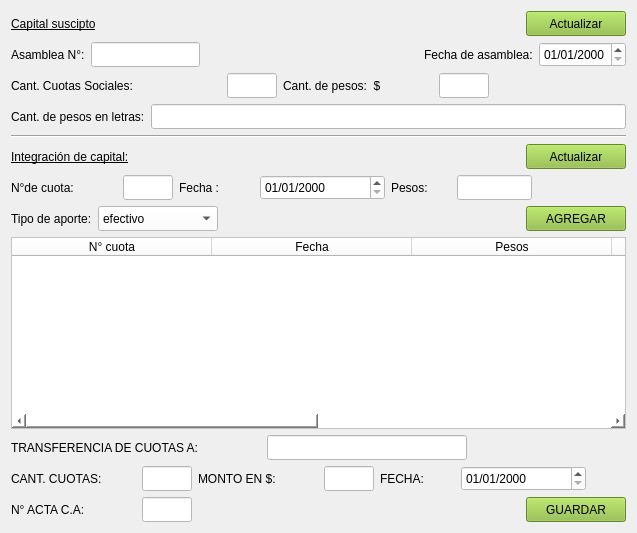
     <widget class="QWidget" name="tab_3">
      <attribute name="title">
       <string>Capital</string>
      </attribute>
      <layout class="QGridLayout" name="gridLayout_3">
       <item row="0" column="0">
        <layout class="QHBoxLayout" name="horizontalLayout_27">
         <item>
          <widget class="QLabel" name="label_33">
           <property name="styleSheet">
            <string notr="true">font: 12pt &quot;Courier 10 Pitch&quot;;
text-decoration: underline;</string>
           </property>
           <property name="text">
            <string>Capital suscipto</string>
           </property>
          </widget>
         </item>
         <item>
          <spacer name="horizontalSpacer_23">
           <property name="orientation">
            <enum>Qt::Horizontal</enum>
           </property>
           <property name="sizeHint" stdset="0">
            <size>
             <width>40</width>
             <height>20</height>
            </size>
           </property>
          </spacer>
         </item>
         <item>
          <widget class="QPushButton" name="boton_actualizar_cap_suscripto">
           <property name="minimumSize">
            <size>
             <width>100</width>
             <height>25</height>
            </size>
           </property>
           <property name="maximumSize">
            <size>
             <width>100</width>
             <height>25</height>
            </size>
           </property>
           <property name="styleSheet">
            <string notr="true">background-color: rgb(140, 189, 58);

color: rgb(0, 0, 0);</string>
           </property>
           <property name="text">
            <string>Actualizar</string>
           </property>
          </widget>
         </item>
        </layout>
       </item>
       <item row="1" column="0">
        <layout class="QHBoxLayout" name="horizontalLayout_16">
         <item>
          <widget class="QLabel" name="label_34">
           <property name="text">
            <string>Asamblea N°:</string>
           </property>
          </widget>
         </item>
         <item>
          <widget class="QLineEdit" name="lne_asamble_cap_sus">
           <property name="minimumSize">
            <size>
             <width>0</width>
             <height>25</height>
            </size>
           </property>
           <property name="maximumSize">
            <size>
             <width>16777215</width>
             <height>25</height>
            </size>
           </property>
           <property name="styleSheet">
            <string notr="true">background-color: rgb(255, 255, 255);</string>
           </property>
          </widget>
         </item>
         <item>
          <spacer name="horizontalSpacer_11">
           <property name="orientation">
            <enum>Qt::Horizontal</enum>
           </property>
           <property name="sizeHint" stdset="0">
            <size>
             <width>40</width>
             <height>20</height>
            </size>
           </property>
          </spacer>
         </item>
         <item>
          <spacer name="horizontalSpacer_8">
           <property name="orientation">
            <enum>Qt::Horizontal</enum>
           </property>
           <property name="sizeHint" stdset="0">
            <size>
             <width>40</width>
             <height>20</height>
            </size>
           </property>
          </spacer>
         </item>
         <item>
          <widget class="QLabel" name="label_35">
           <property name="text">
            <string>Fecha de asamblea:</string>
           </property>
          </widget>
         </item>
         <item>
          <widget class="QDateEdit" name="dte_fec_asamblea_cap_sus">
           <property name="minimumSize">
            <size>
             <width>0</width>
             <height>25</height>
            </size>
           </property>
           <property name="maximumSize">
            <size>
             <width>16777215</width>
             <height>25</height>
            </size>
           </property>
           <property name="styleSheet">
            <string notr="true">background-color: rgb(255, 255, 255);</string>
           </property>
           <property name="displayFormat">
            <string>dd/MM/yyyy</string>
           </property>
          </widget>
         </item>
        </layout>
       </item>
       <item row="2" column="0">
        <layout class="QHBoxLayout" name="horizontalLayout_17">
         <item>
          <widget class="QLabel" name="label_36">
           <property name="minimumSize">
            <size>
             <width>210</width>
             <height>25</height>
            </size>
           </property>
           <property name="maximumSize">
            <size>
             <width>210</width>
             <height>25</height>
            </size>
           </property>
           <property name="text">
            <string>Cant. Cuotas Sociales:</string>
           </property>
          </widget>
         </item>
         <item>
          <widget class="QLineEdit" name="lne_cant_cta_soc_cap_sus">
           <property name="minimumSize">
            <size>
             <width>50</width>
             <height>25</height>
            </size>
           </property>
           <property name="maximumSize">
            <size>
             <width>50</width>
             <height>25</height>
            </size>
           </property>
           <property name="styleSheet">
            <string notr="true">background-color: rgb(255, 255, 255);</string>
           </property>
           <property name="text">
            <string/>
           </property>
          </widget>
         </item>
         <item>
          <widget class="QLabel" name="label_37">
           <property name="minimumSize">
            <size>
             <width>150</width>
             <height>25</height>
            </size>
           </property>
           <property name="maximumSize">
            <size>
             <width>150</width>
             <height>25</height>
            </size>
           </property>
           <property name="text">
            <string>Cant. de pesos:  $</string>
           </property>
          </widget>
         </item>
         <item>
          <widget class="QLineEdit" name="lne_pesos_cap_sus">
           <property name="minimumSize">
            <size>
             <width>50</width>
             <height>25</height>
            </size>
           </property>
           <property name="maximumSize">
            <size>
             <width>50</width>
             <height>25</height>
            </size>
           </property>
           <property name="styleSheet">
            <string notr="true">background-color: rgb(255, 255, 255);</string>
           </property>
           <property name="text">
            <string/>
           </property>
          </widget>
         </item>
         <item>
          <spacer name="horizontalSpacer_26">
           <property name="orientation">
            <enum>Qt::Horizontal</enum>
           </property>
           <property name="sizeHint" stdset="0">
            <size>
             <width>40</width>
             <height>20</height>
            </size>
           </property>
          </spacer>
         </item>
        </layout>
       </item>
       <item row="3" column="0">
        <layout class="QHBoxLayout" name="horizontalLayout_18">
         <item>
          <widget class="QLabel" name="label_38">
           <property name="text">
            <string>Cant. de pesos en letras:</string>
           </property>
          </widget>
         </item>
         <item>
          <widget class="QLineEdit" name="lne_pesos_letras_cap_sus">
           <property name="minimumSize">
            <size>
             <width>0</width>
             <height>25</height>
            </size>
           </property>
           <property name="maximumSize">
            <size>
             <width>16777215</width>
             <height>25</height>
            </size>
           </property>
           <property name="styleSheet">
            <string notr="true">background-color: rgb(255, 255, 255);</string>
           </property>
           <property name="text">
            <string/>
           </property>
          </widget>
         </item>
        </layout>
       </item>
       <item row="4" column="0">
        <widget class="Line" name="line_4">
         <property name="orientation">
          <enum>Qt::Horizontal</enum>
         </property>
        </widget>
       </item>
       <item row="5" column="0">
        <layout class="QHBoxLayout" name="horizontalLayout_28">
         <item>
          <widget class="QLabel" name="label_39">
           <property name="styleSheet">
            <string notr="true">font: 12pt &quot;Courier 10 Pitch&quot;;
text-decoration: underline;</string>
           </property>
           <property name="text">
            <string>Integración de capital:</string>
           </property>
          </widget>
         </item>
         <item>
          <spacer name="horizontalSpacer_22">
           <property name="orientation">
            <enum>Qt::Horizontal</enum>
           </property>
           <property name="sizeHint" stdset="0">
            <size>
             <width>40</width>
             <height>20</height>
            </size>
           </property>
          </spacer>
         </item>
         <item>
          <widget class="QPushButton" name="boton_act_cap_integracion">
           <property name="minimumSize">
            <size>
             <width>100</width>
             <height>25</height>
            </size>
           </property>
           <property name="maximumSize">
            <size>
             <width>100</width>
             <height>25</height>
            </size>
           </property>
           <property name="styleSheet">
            <string notr="true">background-color: rgb(140, 189, 58);
color: rgb(0, 0, 0);</string>
           </property>
           <property name="text">
            <string>Actualizar</string>
           </property>
          </widget>
         </item>
        </layout>
       </item>
       <item row="6" column="0">
        <layout class="QHBoxLayout" name="horizontalLayout_19">
         <item>
          <widget class="QLabel" name="label_40">
           <property name="minimumSize">
            <size>
             <width>106</width>
             <height>25</height>
            </size>
           </property>
           <property name="maximumSize">
            <size>
             <width>106</width>
             <height>25</height>
            </size>
           </property>
           <property name="text">
            <string>N°de cuota:</string>
           </property>
          </widget>
         </item>
         <item>
          <widget class="QLineEdit" name="lne_nro_cuota">
           <property name="minimumSize">
            <size>
             <width>50</width>
             <height>25</height>
            </size>
           </property>
           <property name="maximumSize">
            <size>
             <width>50</width>
             <height>25</height>
            </size>
           </property>
           <property name="styleSheet">
            <string notr="true">background-color: rgb(255, 255, 255);</string>
           </property>
          </widget>
         </item>
         <item>
          <widget class="QLabel" name="label_41">
           <property name="minimumSize">
            <size>
             <width>75</width>
             <height>25</height>
            </size>
           </property>
           <property name="maximumSize">
            <size>
             <width>75</width>
             <height>25</height>
            </size>
           </property>
           <property name="text">
            <string>Fecha :</string>
           </property>
          </widget>
         </item>
         <item>
          <widget class="QDateEdit" name="dte_fec_cuota">
           <property name="minimumSize">
            <size>
             <width>125</width>
             <height>25</height>
            </size>
           </property>
           <property name="maximumSize">
            <size>
             <width>125</width>
             <height>25</height>
            </size>
           </property>
           <property name="styleSheet">
            <string notr="true">background-color: rgb(255, 255, 255);</string>
           </property>
           <property name="displayFormat">
            <string>dd/MM/yyyy</string>
           </property>
          </widget>
         </item>
         <item>
          <widget class="QLabel" name="label_42">
           <property name="minimumSize">
            <size>
             <width>60</width>
             <height>25</height>
            </size>
           </property>
           <property name="maximumSize">
            <size>
             <width>60</width>
             <height>25</height>
            </size>
           </property>
           <property name="text">
            <string>Pesos:</string>
           </property>
          </widget>
         </item>
         <item>
          <widget class="QLineEdit" name="lne_importe_cta">
           <property name="minimumSize">
            <size>
             <width>75</width>
             <height>25</height>
            </size>
           </property>
           <property name="maximumSize">
            <size>
             <width>75</width>
             <height>25</height>
            </size>
           </property>
           <property name="styleSheet">
            <string notr="true">background-color: rgb(255, 255, 255);</string>
           </property>
           <property name="text">
            <string/>
           </property>
          </widget>
         </item>
         <item>
          <spacer name="horizontalSpacer_25">
           <property name="orientation">
            <enum>Qt::Horizontal</enum>
           </property>
           <property name="sizeHint" stdset="0">
            <size>
             <width>40</width>
             <height>20</height>
            </size>
           </property>
          </spacer>
         </item>
        </layout>
       </item>
       <item row="7" column="0">
        <layout class="QHBoxLayout" name="horizontalLayout_20">
         <item>
          <widget class="QLabel" name="label_43">
           <property name="text">
            <string>Tipo de aporte:</string>
           </property>
          </widget>
         </item>
         <item>
          <widget class="QComboBox" name="cbx_aporte_tipo">
           <property name="minimumSize">
            <size>
             <width>120</width>
             <height>25</height>
            </size>
           </property>
           <property name="maximumSize">
            <size>
             <width>150</width>
             <height>25</height>
            </size>
           </property>
           <property name="styleSheet">
            <string notr="true">background-color: rgb(255, 255, 255);</string>
           </property>
           <item>
            <property name="text">
             <string>efectivo</string>
            </property>
           </item>
           <item>
            <property name="text">
             <string>especie</string>
            </property>
           </item>
          </widget>
         </item>
         <item>
          <spacer name="horizontalSpacer_12">
           <property name="orientation">
            <enum>Qt::Horizontal</enum>
           </property>
           <property name="sizeHint" stdset="0">
            <size>
             <width>40</width>
             <height>20</height>
            </size>
           </property>
          </spacer>
         </item>
         <item>
          <widget class="QPushButton" name="boton_agregar">
           <property name="minimumSize">
            <size>
             <width>100</width>
             <height>25</height>
            </size>
           </property>
           <property name="maximumSize">
            <size>
             <width>100</width>
             <height>25</height>
            </size>
           </property>
           <property name="styleSheet">
            <string notr="true">color: rgb(0, 0, 0);
background-color: rgb(140, 189, 58);</string>
           </property>
           <property name="text">
            <string>AGREGAR</string>
           </property>
          </widget>
         </item>
        </layout>
       </item>
       <item row="8" column="0">
        <widget class="QTableWidget" name="tw_integracion_cap">
         <property name="styleSheet">
          <string notr="true">background-color: rgb(255, 255, 255);
font: 10pt &quot;Sans Serif&quot;;</string>
         </property>
         <attribute name="horizontalHeaderDefaultSectionSize">
          <number>200</number>
         </attribute>
         <attribute name="horizontalHeaderMinimumSectionSize">
          <number>200</number>
         </attribute>
         <attribute name="verticalHeaderDefaultSectionSize">
          <number>15</number>
         </attribute>
         <column>
          <property name="text">
           <string>N° cuota</string>
          </property>
          <property name="background">
           <color>
            <red>177</red>
            <green>215</green>
            <blue>154</blue>
           </color>
          </property>
         </column>
         <column>
          <property name="text">
           <string>Fecha</string>
          </property>
          <property name="background">
           <color>
            <red>177</red>
            <green>215</green>
            <blue>154</blue>
           </color>
          </property>
         </column>
         <column>
          <property name="text">
           <string>Pesos</string>
          </property>
          <property name="background">
           <color>
            <red>177</red>
            <green>215</green>
            <blue>154</blue>
           </color>
          </property>
         </column>
         <column>
          <property name="text">
           <string>Tipo de aporte</string>
          </property>
          <property name="background">
           <color>
            <red>177</red>
            <green>215</green>
            <blue>154</blue>
           </color>
          </property>
         </column>
         <column>
          <property name="text">
           <string>id</string>
          </property>
          <property name="background">
           <color>
            <red>177</red>
            <green>215</green>
            <blue>154</blue>
           </color>
          </property>
         </column>
         <column>
          <property name="text">
           <string>estado</string>
          </property>
          <property name="background">
           <color>
            <red>177</red>
            <green>215</green>
            <blue>154</blue>
           </color>
          </property>
         </column>
        </widget>
       </item>
       <item row="9" column="0">
        <layout class="QHBoxLayout" name="horizontalLayout_21">
         <item>
          <widget class="QLabel" name="label_44">
           <property name="minimumSize">
            <size>
             <width>250</width>
             <height>25</height>
            </size>
           </property>
           <property name="maximumSize">
            <size>
             <width>250</width>
             <height>25</height>
            </size>
           </property>
           <property name="text">
            <string>TRANSFERENCIA DE CUOTAS A:</string>
           </property>
          </widget>
         </item>
         <item>
          <widget class="QLineEdit" name="lne_transf_cuotas">
           <property name="minimumSize">
            <size>
             <width>200</width>
             <height>25</height>
            </size>
           </property>
           <property name="maximumSize">
            <size>
             <width>200</width>
             <height>25</height>
            </size>
           </property>
           <property name="styleSheet">
            <string notr="true">background-color: rgb(255, 255, 255);</string>
           </property>
           <property name="text">
            <string/>
           </property>
          </widget>
         </item>
         <item>
          <spacer name="horizontalSpacer_19">
           <property name="orientation">
            <enum>Qt::Horizontal</enum>
           </property>
           <property name="sizeHint" stdset="0">
            <size>
             <width>40</width>
             <height>20</height>
            </size>
           </property>
          </spacer>
         </item>
        </layout>
       </item>
       <item row="10" column="0">
        <layout class="QHBoxLayout" name="horizontalLayout_22">
         <item>
          <widget class="QLabel" name="label_45">
           <property name="minimumSize">
            <size>
             <width>125</width>
             <height>25</height>
            </size>
           </property>
           <property name="maximumSize">
            <size>
             <width>125</width>
             <height>25</height>
            </size>
           </property>
           <property name="text">
            <string>CANT. CUOTAS:</string>
           </property>
          </widget>
         </item>
         <item>
          <widget class="QLineEdit" name="lne_cant_ctas_transf">
           <property name="minimumSize">
            <size>
             <width>50</width>
             <height>25</height>
            </size>
           </property>
           <property name="maximumSize">
            <size>
             <width>50</width>
             <height>25</height>
            </size>
           </property>
           <property name="styleSheet">
            <string notr="true">background-color: rgb(255, 255, 255);</string>
           </property>
           <property name="text">
            <string/>
           </property>
          </widget>
         </item>
         <item>
          <widget class="QLabel" name="label_46">
           <property name="minimumSize">
            <size>
             <width>120</width>
             <height>25</height>
            </size>
           </property>
           <property name="maximumSize">
            <size>
             <width>120</width>
             <height>25</height>
            </size>
           </property>
           <property name="text">
            <string>MONTO EN $:</string>
           </property>
          </widget>
         </item>
         <item>
          <widget class="QLineEdit" name="lne_monto_transf">
           <property name="minimumSize">
            <size>
             <width>50</width>
             <height>25</height>
            </size>
           </property>
           <property name="maximumSize">
            <size>
             <width>50</width>
             <height>25</height>
            </size>
           </property>
           <property name="styleSheet">
            <string notr="true">background-color: rgb(255, 255, 255);</string>
           </property>
           <property name="text">
            <string/>
           </property>
          </widget>
         </item>
         <item>
          <widget class="QLabel" name="label_47">
           <property name="minimumSize">
            <size>
             <width>75</width>
             <height>25</height>
            </size>
           </property>
           <property name="maximumSize">
            <size>
             <width>75</width>
             <height>25</height>
            </size>
           </property>
           <property name="text">
            <string>FECHA:</string>
           </property>
          </widget>
         </item>
         <item>
          <widget class="QDateEdit" name="dte_fec_transf">
           <property name="minimumSize">
            <size>
             <width>125</width>
             <height>25</height>
            </size>
           </property>
           <property name="maximumSize">
            <size>
             <width>125</width>
             <height>25</height>
            </size>
           </property>
           <property name="styleSheet">
            <string notr="true">background-color: rgb(255, 255, 255);</string>
           </property>
           <property name="displayFormat">
            <string>dd/MM/yyyy</string>
           </property>
          </widget>
         </item>
         <item>
          <spacer name="horizontalSpacer_24">
           <property name="orientation">
            <enum>Qt::Horizontal</enum>
           </property>
           <property name="sizeHint" stdset="0">
            <size>
             <width>40</width>
             <height>20</height>
            </size>
           </property>
          </spacer>
         </item>
        </layout>
       </item>
       <item row="11" column="0">
        <layout class="QHBoxLayout" name="horizontalLayout_31">
         <item>
          <layout class="QHBoxLayout" name="horizontalLayout_23">
           <item>
            <widget class="QLabel" name="label_48">
             <property name="minimumSize">
              <size>
               <width>125</width>
               <height>25</height>
              </size>
             </property>
             <property name="maximumSize">
              <size>
               <width>125</width>
               <height>25</height>
              </size>
             </property>
             <property name="text">
              <string>N° ACTA C.A:</string>
             </property>
            </widget>
           </item>
           <item>
            <widget class="QLineEdit" name="lne_nro_acta_transf">
             <property name="minimumSize">
              <size>
               <width>50</width>
               <height>25</height>
              </size>
             </property>
             <property name="maximumSize">
              <size>
               <width>50</width>
               <height>25</height>
              </size>
             </property>
             <property name="styleSheet">
              <string notr="true">background-color: rgb(255, 255, 255);</string>
             </property>
            </widget>
           </item>
           <item>
            <spacer name="horizontalSpacer_18">
             <property name="orientation">
              <enum>Qt::Horizontal</enum>
             </property>
             <property name="sizeHint" stdset="0">
              <size>
               <width>40</width>
               <height>20</height>
              </size>
             </property>
            </spacer>
           </item>
          </layout>
         </item>
         <item>
          <widget class="QPushButton" name="boton_guardar_transferencia_2">
           <property name="minimumSize">
            <size>
             <width>100</width>
             <height>25</height>
            </size>
           </property>
           <property name="maximumSize">
            <size>
             <width>100</width>
             <height>25</height>
            </size>
           </property>
           <property name="styleSheet">
            <string notr="true">background-color: rgb(140, 189, 58);
color: rgb(0, 0, 0);</string>
           </property>
           <property name="text">
            <string>GUARDAR</string>
           </property>
          </widget>
         </item>
        </layout>
       </item>
      </layout>
     </widget>
